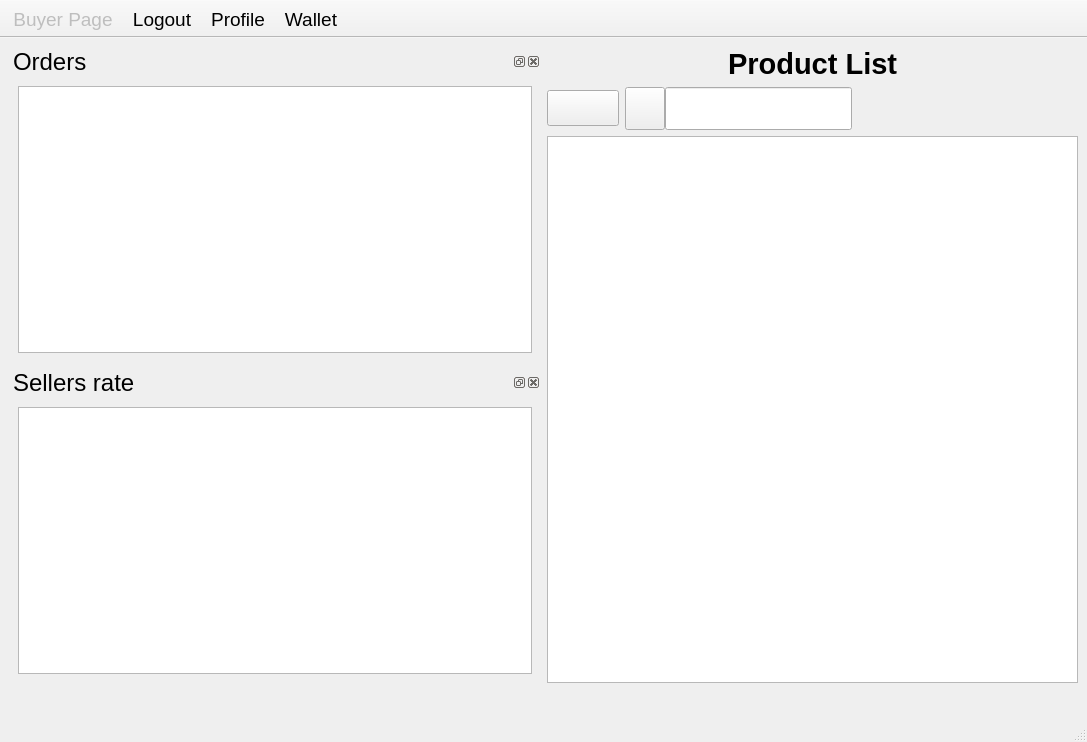
<?xml version="1.0" encoding="UTF-8"?>
<ui version="4.0">
 <class>Buyer</class>
 <widget class="QMainWindow" name="Buyer">
  <property name="geometry">
   <rect>
    <x>0</x>
    <y>0</y>
    <width>1087</width>
    <height>742</height>
   </rect>
  </property>
  <property name="windowTitle">
   <string>MainWindow</string>
  </property>
  <widget class="QWidget" name="centralwidget">
   <layout class="QHBoxLayout" name="horizontalLayout_3">
    <item>
     <layout class="QVBoxLayout" name="verticalLayout_2">
      <item>
       <widget class="QDockWidget" name="dockWidget_5">
        <property name="minimumSize">
         <size>
          <width>200</width>
          <height>145</height>
         </size>
        </property>
        <property name="font">
         <font>
          <pointsize>18</pointsize>
         </font>
        </property>
        <property name="windowTitle">
         <string>Orders</string>
        </property>
        <widget class="QWidget" name="average_sellers_rate_contents_2">
         <layout class="QVBoxLayout" name="verticalLayout_6">
          <item>
           <widget class="QTableView" name="order_tableView">
            <property name="sizeAdjustPolicy">
             <enum>QAbstractScrollArea::AdjustToContents</enum>
            </property>
           </widget>
          </item>
         </layout>
        </widget>
       </widget>
      </item>
      <item>
       <widget class="QDockWidget" name="dockWidget_4">
        <property name="minimumSize">
         <size>
          <width>200</width>
          <height>145</height>
         </size>
        </property>
        <property name="font">
         <font>
          <pointsize>18</pointsize>
         </font>
        </property>
        <property name="windowTitle">
         <string>Sellers rate</string>
        </property>
        <widget class="QWidget" name="average_sellers_rate_contents">
         <layout class="QVBoxLayout" name="verticalLayout_5">
          <item>
           <widget class="QTableView" name="rate_tableView">
            <property name="sizeAdjustPolicy">
             <enum>QAbstractScrollArea::AdjustToContents</enum>
            </property>
           </widget>
          </item>
         </layout>
        </widget>
       </widget>
      </item>
     </layout>
    </item>
    <item>
     <layout class="QVBoxLayout" name="verticalLayout">
      <item>
       <layout class="QHBoxLayout" name="horizontalLayout_6">
        <property name="spacing">
         <number>0</number>
        </property>
        <item>
         <spacer name="horizontalSpacer_8">
          <property name="orientation">
           <enum>Qt::Horizontal</enum>
          </property>
          <property name="sizeHint" stdset="0">
           <size>
            <width>40</width>
            <height>20</height>
           </size>
          </property>
         </spacer>
        </item>
        <item>
         <widget class="QLabel" name="label_7">
          <property name="maximumSize">
           <size>
            <width>50</width>
            <height>50</height>
           </size>
          </property>
          <property name="text">
           <string/>
          </property>
          <property name="pixmap">
           <pixmap resource="qdarkstyle/style.qrc">:/images/product.png</pixmap>
          </property>
          <property name="scaledContents">
           <bool>true</bool>
          </property>
         </widget>
        </item>
        <item>
         <widget class="QLabel" name="label_3">
          <property name="font">
           <font>
            <pointsize>22</pointsize>
            <weight>75</weight>
            <bold>true</bold>
           </font>
          </property>
          <property name="text">
           <string>Product List</string>
          </property>
         </widget>
        </item>
        <item>
         <widget class="QLabel" name="label_8">
          <property name="maximumSize">
           <size>
            <width>50</width>
            <height>50</height>
           </size>
          </property>
          <property name="text">
           <string/>
          </property>
          <property name="pixmap">
           <pixmap resource="qdarkstyle/style.qrc">:/images/product.png</pixmap>
          </property>
          <property name="scaledContents">
           <bool>true</bool>
          </property>
         </widget>
        </item>
        <item>
         <spacer name="horizontalSpacer_9">
          <property name="orientation">
           <enum>Qt::Horizontal</enum>
          </property>
          <property name="sizeHint" stdset="0">
           <size>
            <width>40</width>
            <height>20</height>
           </size>
          </property>
         </spacer>
        </item>
       </layout>
      </item>
      <item>
       <layout class="QHBoxLayout" name="horizontalLayout_2">
        <item>
         <widget class="QPushButton" name="buy_btn">
          <property name="font">
           <font>
            <pointsize>18</pointsize>
           </font>
          </property>
          <property name="text">
           <string/>
          </property>
          <property name="icon">
           <iconset resource="qdarkstyle/style.qrc">
            <normaloff>:/images/buy_product.png</normaloff>:/images/buy_product.png</iconset>
          </property>
          <property name="iconSize">
           <size>
            <width>50</width>
            <height>43</height>
           </size>
          </property>
         </widget>
        </item>
        <item>
         <layout class="QHBoxLayout" name="horizontalLayout">
          <property name="spacing">
           <number>0</number>
          </property>
          <item>
           <widget class="QPushButton" name="pushButton">
            <property name="minimumSize">
             <size>
              <width>0</width>
              <height>43</height>
             </size>
            </property>
            <property name="text">
             <string/>
            </property>
            <property name="icon">
             <iconset resource="qdarkstyle/style.qrc">
              <normaloff>:/images/search_product.png</normaloff>:/images/search_product.png</iconset>
            </property>
            <property name="iconSize">
             <size>
              <width>50</width>
              <height>43</height>
             </size>
            </property>
           </widget>
          </item>
          <item>
           <widget class="QLineEdit" name="search_product_lineEdit">
            <property name="minimumSize">
             <size>
              <width>0</width>
              <height>43</height>
             </size>
            </property>
           </widget>
          </item>
         </layout>
        </item>
        <item>
         <spacer name="horizontalSpacer_7">
          <property name="orientation">
           <enum>Qt::Horizontal</enum>
          </property>
          <property name="sizeHint" stdset="0">
           <size>
            <width>40</width>
            <height>20</height>
           </size>
          </property>
         </spacer>
        </item>
       </layout>
      </item>
      <item>
       <widget class="QTableView" name="product_tableView">
        <property name="sizeAdjustPolicy">
         <enum>QAbstractScrollArea::AdjustToContents</enum>
        </property>
       </widget>
      </item>
     </layout>
    </item>
   </layout>
  </widget>
  <widget class="QStatusBar" name="statusbar">
   <property name="minimumSize">
    <size>
     <width>0</width>
     <height>50</height>
    </size>
   </property>
   <property name="font">
    <font>
     <pointsize>16</pointsize>
    </font>
   </property>
  </widget>
  <widget class="QToolBar" name="toolBar">
   <property name="minimumSize">
    <size>
     <width>0</width>
     <height>0</height>
    </size>
   </property>
   <property name="font">
    <font>
     <pointsize>12</pointsize>
    </font>
   </property>
   <property name="windowTitle">
    <string>toolBar</string>
   </property>
   <property name="movable">
    <bool>false</bool>
   </property>
   <property name="iconSize">
    <size>
     <width>50</width>
     <height>50</height>
    </size>
   </property>
   <property name="toolButtonStyle">
    <enum>Qt::ToolButtonTextBesideIcon</enum>
   </property>
   <property name="floatable">
    <bool>false</bool>
   </property>
   <attribute name="toolBarArea">
    <enum>TopToolBarArea</enum>
   </attribute>
   <attribute name="toolBarBreak">
    <bool>false</bool>
   </attribute>
   <addaction name="actionBuyer_Page"/>
   <addaction name="actionLogout"/>
   <addaction name="actionProfile"/>
   <addaction name="actionWallet"/>
  </widget>
  <action name="actionBuyer_Page">
   <property name="enabled">
    <bool>false</bool>
   </property>
   <property name="text">
    <string>Buyer Page</string>
   </property>
   <property name="font">
    <font>
     <pointsize>14</pointsize>
    </font>
   </property>
  </action>
  <action name="actionLogout">
   <property name="icon">
    <iconset resource="qdarkstyle/style.qrc">
     <normaloff>:/images/logout.png</normaloff>:/images/logout.png</iconset>
   </property>
   <property name="text">
    <string>Logout</string>
   </property>
   <property name="font">
    <font>
     <pointsize>14</pointsize>
    </font>
   </property>
  </action>
  <action name="actionWallet">
   <property name="icon">
    <iconset resource="qdarkstyle/style.qrc">
     <normaloff>:/images/wallet.png</normaloff>:/images/wallet.png</iconset>
   </property>
   <property name="text">
    <string>Wallet</string>
   </property>
   <property name="toolTip">
    <string>wallet</string>
   </property>
   <property name="font">
    <font>
     <pointsize>14</pointsize>
    </font>
   </property>
  </action>
  <action name="actionProfile">
   <property name="icon">
    <iconset resource="qdarkstyle/style.qrc">
     <normaloff>:/images/profile.png</normaloff>:/images/profile.png</iconset>
   </property>
   <property name="text">
    <string>Profile</string>
   </property>
   <property name="font">
    <font>
     <pointsize>14</pointsize>
    </font>
   </property>
  </action>
 </widget>
 <resources>
  <include location="qdarkstyle/style.qrc"/>
 </resources>
 <connections/>
</ui>
